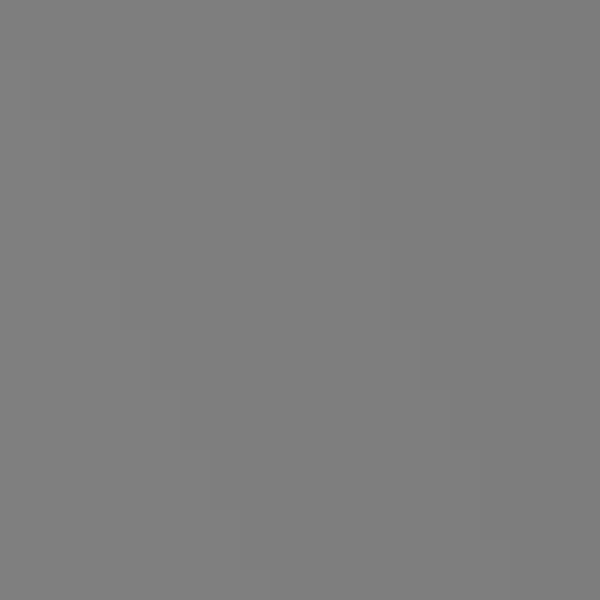
Frame 1 (no input)
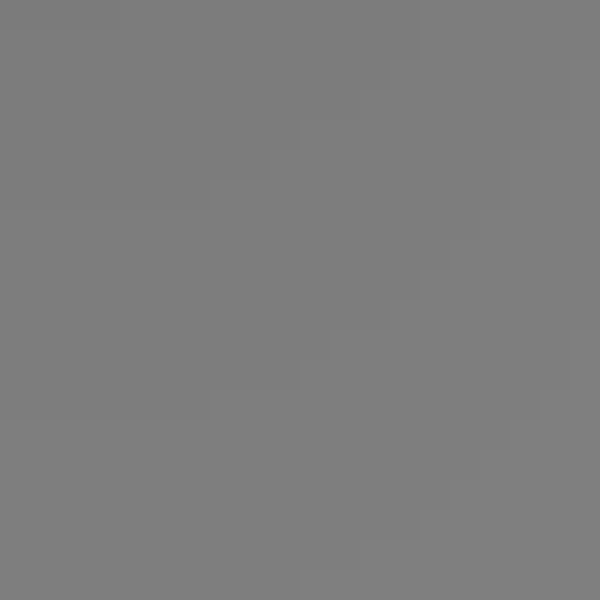
Frame 60 (no input)
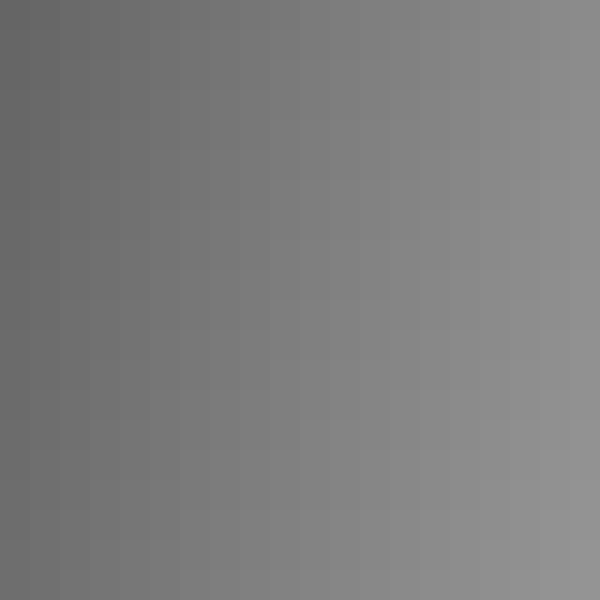
Frame 120 (the mouse pressed at the canvas centre since frame 60)

The p5.js sketch that drew these frames (run headless with seeded random() and noise() and a simulated clock; from frame 60 on, the mouse is pressed at the canvas centre):

// p5.js sketch
// ── sketch.js
let nn;

const trainingSamples = [{ input: [0, 0], output: [0] },
{ input: [1, 0], output: [1] },
{ input: [0, 1], output: [1] },
{ input: [1, 1], output: [0] }, 
{ input: [0.5, 0.5], output: [0.5]}];  

let size;

let lSlider;
let learnRate = 0.100;

let hSlider;
let currentHidden = 3;

function setup() {

  setupNet();
 
  size = 600 / 20;

  createCanvas(600, 600);

  noStroke();

  createP("learn rate: 0.1000");
  lSlider = createSlider(1, 5000, 1000);
  lSlider.position(125, 620);

  createP("hidden layers: " + currentHidden);
  hSlider = createSlider(3, 64, 3, 1);
  hSlider.position(125, 655);
  

  let button = createButton('reload');
  button.mousePressed(setupNet);
}

function setupNet() {
  nn = new neuralNetwork([{ size: 2 }, { size: currentHidden }, { size: 1 }]);  
}

function learnRateListener() {
  if(lSlider.value() / 10000 != learnRate) {
    learnRate = lSlider.value() / 10000;
    document.getElementsByTagName('p')[0].innerHTML = "learn rate: " + learnRate;
  }
}

function hiddenListener() {
  currentHidden = hSlider.value();
  if(currentHidden != nn.layers[1].nodes.length) {
    setupNet();
    document.getElementsByTagName('p')[1].innerHTML = "hidden layers: " + currentHidden;
  }
}

function draw() {
  learnRateListener();
  hiddenListener();

  for (let i = 0; i < 100; i++) {
  train();
  }

  for (let x = 0; x < width; x += size) {
    for (let y = 0; y < height; y += size) {
      nn.clear();
      fill(nn.query([x / width, y / height])[0] * 255);
      rect(x, y, size, size);
    }
  }
}

function train() {
  let totalErr = 0;

  for (let i = 0; i < trainingSamples.length; i++) {
    nn.clear();
    nn.query(trainingSamples[i].input.slice());

    totalErr += nn.setError(trainingSamples[i].output);
    nn.backprop(learnRate);
  }

  //console.log("err: " + Math.sqrt(totalErr / trainingSamples.length));
}

// ── NeuralNetwork.js
class neuralNetwork {
  constructor(layerInfo) {
    this.layers = new Array(layerInfo.length);

    for (let i = 0; i < this.layers.length; i++) {
      this.layers[i] = new layer(layerInfo[i], (layerInfo[i - 1] ? layerInfo[i - 1] : null));
    }
  }

  clear() {
    for (let i = 0; i < this.layers.length; i++) {
      this.layers[i].clear();
    }
  }

  forward() {
    for (let i = 1; i < this.layers.length; i++)
      this.layers[i].calc(this.layers[i - 1]);
  }

  backprop(step, expected) {
    if(expected)
      setError(expected);

    let lastLayer = this.layers.length - 1;

    for (let i = lastLayer; i > 0; i--)
      this.layers[i].back(this.layers[i - 1], step);
  }

  setError(expected) {
    let lastLayer = this.layers.length - 1;

    let totalErr = 0;

    for (let i = 0; i < expected.length; i++) {
      let val = this.layers[lastLayer].nodes[i] - expected[i];
      this.layers[lastLayer].error[i] = val;
      totalErr += val * val;
    }

    return totalErr / expected.length;
  }

  query(input) {
    this.clear();

    this.layers[0].nodes = input;

    this.forward();

    return this.layers[this.layers.length - 1].nodes.slice();
  }
}

class layer {
  constructor(layerInfo, prevLayer) {
    this.nodes = new Array(layerInfo.size);
    this.bias = new Array(layerInfo.size);

    this.error = new Array(layerInfo.size);

    for (let i = 0; i < this.bias.length; i++)
      this.bias[i] = Math.random() * 2 - 1;

    if (prevLayer) {
      this.weights = new Array(layerInfo.size * prevLayer.size);

      for (let i = 0; i < this.weights.length; i++)
        this.weights[i] = Math.random() * 2 - 1;
    }

    this.clear();
  }

  clear() {
    for (let i = 0; i < this.nodes.length; i++) {
      this.nodes[i] = 0;
      this.error[i] = 0;
    }
  }

  calc(prevLayer) {
    for (let i = 0; i < this.nodes.length; i++) {
      for (let j = 0; j < prevLayer.nodes.length; j++) {
        let weightIndex = (i * prevLayer.nodes.length) + j;
        this.nodes[i] += prevLayer.nodes[j] * this.weights[weightIndex];
      }

      this.nodes[i] = this.sigmoid(this.nodes[i] + this.bias[i]);
    }
  }

  back(prevLayer, step) {
    for (let i = 0; i < this.nodes.length; i++) {
      for (let j = 0; j < prevLayer.nodes.length; j++) {
        let weightIndex = (i * prevLayer.nodes.length) + j;

        let gradient = this.sigmoidDer(prevLayer.nodes[j]) * this.error[i];

        this.bias[i] += -step * gradient;

        this.weights[weightIndex] += -step * prevLayer.nodes[j] * gradient;

        prevLayer.error[j] += this.weights[weightIndex] * gradient;

        constrain(this.bias[i], -5, 5);
        constrain(this.weights[weightIndex], -5, 5);
      }
    }
  }

  sigmoid(f) {
    return 1 / (1 + Math.exp(-f));
  }

  sigmoidDer(f) {
    return f * (1 - f);
  }
}
// ── main.css
.navbar {
    height: 56px;
    justify-content: baseline;
}

.navLink {
    display: inline-block;
    color: rgb(201, 201, 201);
    transition: color 0.2s;
}

.navLink:hover {
    color: rgb(175, 175, 175);
    text-decoration: none;
}

.networkBackground {
    width: 650px;
    height: calc(100% - 56px);

    margin: auto;
    margin-top: 56px;

    background: rgb(201, 201, 201);

    z-index: -1;
}

#networkContainer {
    width: 650px;
    height: calc(100% - 56px);
    
    margin: auto;
    margin-top: 56px;
    padding: 25px;

    justify-content: center;
    align-items: center;

    z-index: 1000;
}

#canvasDiv {
    width: 604px;
    margin-left: -2px;

    border: solid black 2px;
}

.controlBox {
    padding: 5px 5px;
    margin-top: 25px;

    border: solid grey 2px;
    border-radius: 12px;

    background: white;
}

.valueSlider {
    padding-top: 2px;

    float: right;
    width: 400px;
}

.btn {
    height: 28px; 
    padding: 0px 4px;
    margin-top: 12px;
}

.dot {
    height: 75px;
    width: 75px;
    background-color: #bbb;
    border-radius: 50%;
    display: inline-block;
    padding: 4% 3%;

    margin: 5px;
}

.black {
    color: black;
}

.white {
    color: white;
}
